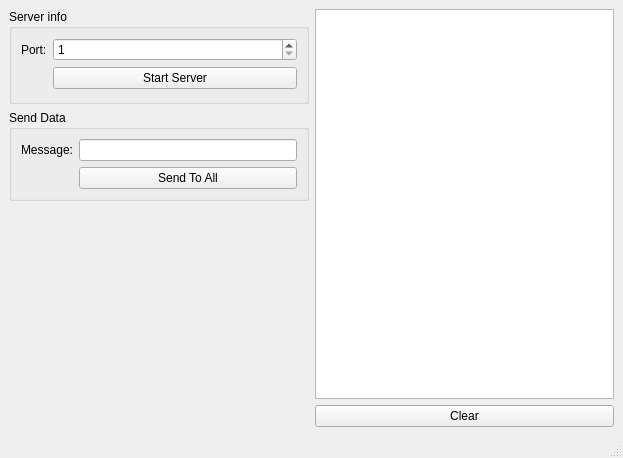
<?xml version="1.0" encoding="UTF-8"?>
<ui version="4.0">
 <class>MainWindow</class>
 <widget class="QMainWindow" name="MainWindow">
  <property name="geometry">
   <rect>
    <x>0</x>
    <y>0</y>
    <width>623</width>
    <height>458</height>
   </rect>
  </property>
  <property name="windowTitle">
   <string>MainWindow</string>
  </property>
  <property name="styleSheet">
   <string notr="true">#status[state=&quot;0&quot;]{
background-color: rgb(255, 0, 0);
}
#status[state=&quot;1&quot;]{
background-color: rgb(0, 170, 0);
}</string>
  </property>
  <widget class="QWidget" name="centralwidget">
   <layout class="QHBoxLayout" name="horizontalLayout">
    <item>
     <layout class="QVBoxLayout" name="verticalLayout_2">
      <item>
       <widget class="QGroupBox" name="groupBox">
        <property name="title">
         <string>Server info</string>
        </property>
        <layout class="QFormLayout" name="formLayout">
         <item row="0" column="0">
          <widget class="QLabel" name="label">
           <property name="text">
            <string>Port:</string>
           </property>
          </widget>
         </item>
         <item row="0" column="1">
          <widget class="QSpinBox" name="spinPort">
           <property name="minimum">
            <number>1</number>
           </property>
           <property name="maximum">
            <number>65535</number>
           </property>
          </widget>
         </item>
         <item row="1" column="0">
          <widget class="QLabel" name="status">
           <property name="minimumSize">
            <size>
             <width>25</width>
             <height>25</height>
            </size>
           </property>
           <property name="maximumSize">
            <size>
             <width>25</width>
             <height>25</height>
            </size>
           </property>
           <property name="styleSheet">
            <string notr="true"/>
           </property>
           <property name="text">
            <string/>
           </property>
          </widget>
         </item>
         <item row="1" column="1">
          <widget class="QPushButton" name="btnStart">
           <property name="text">
            <string>Start Server</string>
           </property>
          </widget>
         </item>
        </layout>
       </widget>
      </item>
      <item>
       <widget class="QGroupBox" name="groupBox_2">
        <property name="title">
         <string>Send Data</string>
        </property>
        <layout class="QFormLayout" name="formLayout_2">
         <item row="0" column="0">
          <widget class="QLabel" name="label_2">
           <property name="text">
            <string>Message:</string>
           </property>
          </widget>
         </item>
         <item row="0" column="1">
          <widget class="QLineEdit" name="message"/>
         </item>
         <item row="1" column="1">
          <widget class="QPushButton" name="btnSend">
           <property name="text">
            <string>Send To All</string>
           </property>
          </widget>
         </item>
        </layout>
       </widget>
      </item>
      <item>
       <spacer name="verticalSpacer">
        <property name="orientation">
         <enum>Qt::Vertical</enum>
        </property>
        <property name="sizeHint" stdset="0">
         <size>
          <width>20</width>
          <height>40</height>
         </size>
        </property>
       </spacer>
      </item>
     </layout>
    </item>
    <item>
     <layout class="QVBoxLayout" name="verticalLayout">
      <item>
       <widget class="QListWidget" name="console"/>
      </item>
      <item>
       <widget class="QPushButton" name="btnClear">
        <property name="text">
         <string>Clear</string>
        </property>
       </widget>
      </item>
     </layout>
    </item>
   </layout>
  </widget>
  <widget class="QMenuBar" name="menubar">
   <property name="geometry">
    <rect>
     <x>0</x>
     <y>0</y>
     <width>623</width>
     <height>20</height>
    </rect>
   </property>
  </widget>
  <widget class="QStatusBar" name="statusbar"/>
 </widget>
 <resources/>
 <connections>
  <connection>
   <sender>btnClear</sender>
   <signal>clicked()</signal>
   <receiver>console</receiver>
   <slot>clear()</slot>
   <hints>
    <hint type="sourcelabel">
     <x>427</x>
     <y>291</y>
    </hint>
    <hint type="destinationlabel">
     <x>427</x>
     <y>227</y>
    </hint>
   </hints>
  </connection>
 </connections>
</ui>
